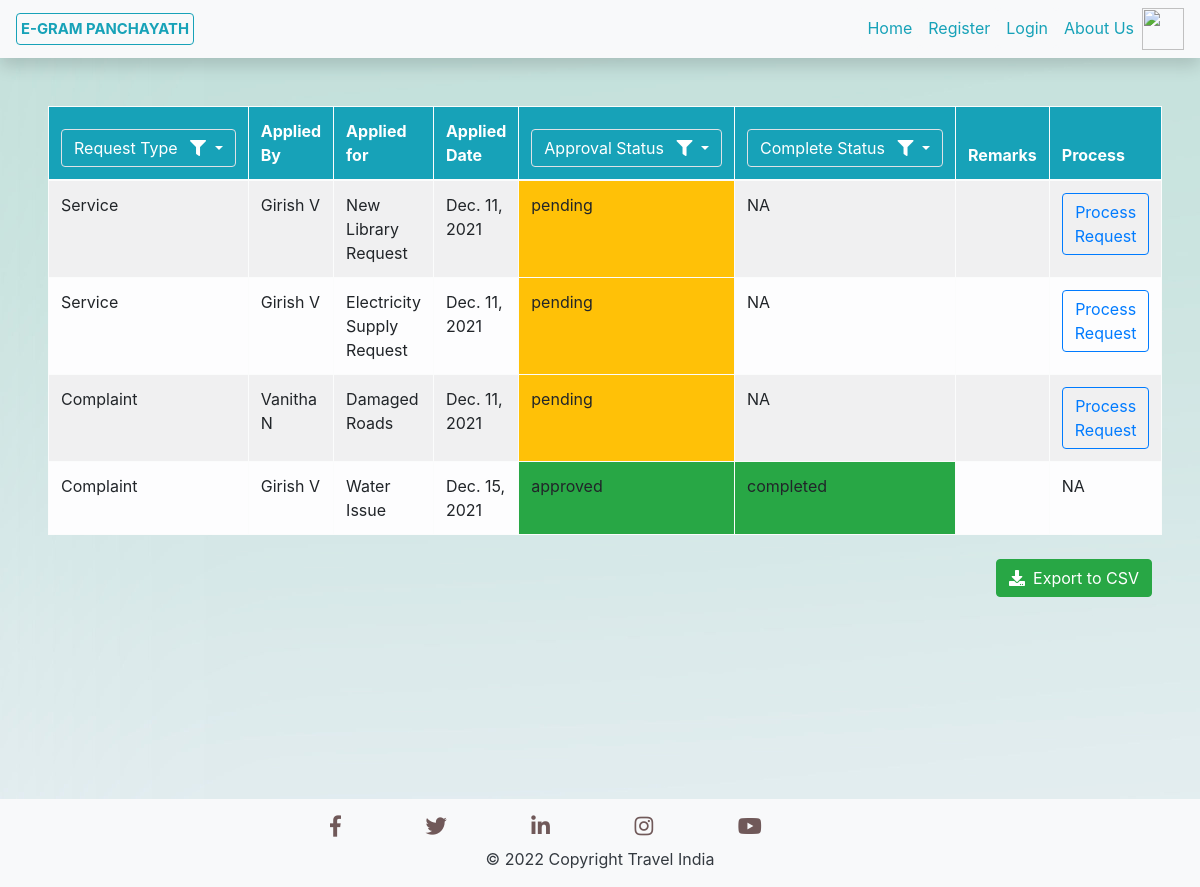
Before: /Received_Requests/ with the older database file.
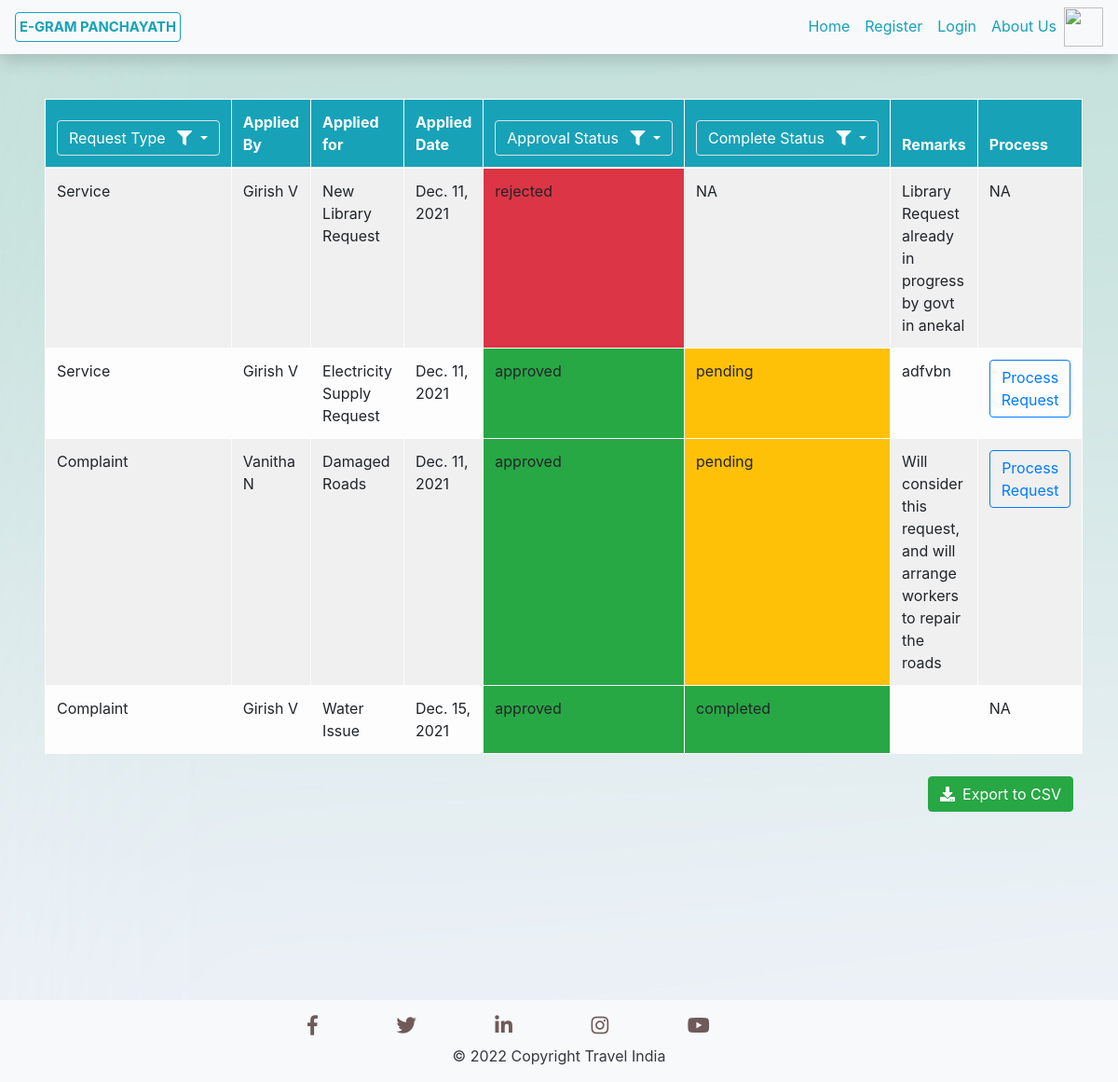
After: the same page with the newer database file.
### Services/models.py (models this page shows, shortened)
class Services(models.Model):
    Serv_Type = models.CharField(max_length=20)
    Serv_Name = models.CharField(max_length=50)
    Serv_Description = models.TextField()
    Serv_Applied_Date = models.DateTimeField(default=timezone.now)
    Serv_Applied_By = models.ForeignKey(User, on_delete=models.CASCADE)
    Serv_Req_Image = models.ImageField(default='default_image.png', upload_to='Serv_Comp_pics/')
    Serv_State = models.CharField(max_length=100, default=None)
    Serv_City = models.CharField(max_length=100, default=None)
    Serv_Location = models.CharField(default=None,max_length=300, null=True, blank=True)
    Serv_Approval_Status = models.CharField(max_length=20)
    Serv_Remarks = models.TextField(default=None,null=True, blank=True)
    Serv_Estimated_Completion_Date = models.DateField(default=None, null=True, blank=True)
    Serv_Completion_Status = models.CharField(max_length=20,null=True, blank=True)
    Serv_Comp_Image = models.ImageField(default='default_image.png', upload_to='Serv_Comp_pics/', blank=True)
    Serv_Doc_Name = models.CharField(max_length=100, null=True)
    Serv_Doc_Proof = models.FileField(upload_to='Files/')

### Services/views.py (the view)
# urls.py: path('Received_Requests/', ReceivedRequests.as_view(), name='ReqReceived'),
class ReceivedRequests(ListView):
    model = Services
    template_name = "Services/RequestsReceived.html"
    context_object_name = 'requests'
    paginate_by = 5
    def get_queryset(self):
        req = Services.objects.all()
        def ExecQuery(req, Serv):
            key = list(Serv.keys())[0]
            if key=='Serv_Type':
                req = req.filter(Serv_Type=Serv[key])
            if key=='Serv_Approval_Status':
                req = req.filter(Serv_Approval_Status=Serv[key])
            if key=='Serv_Completion_Status':
                req = req.filter(Serv_Completion_Status=Serv[key])
            return req
        if self.request.GET.get('idServType'):
            req = ExecQuery(req, {'Serv_Type':self.request.GET.get('idServType')})
        if self.request.GET.get('idAppStatus'):
            req = ExecQuery(req, {'Serv_Approval_Status':self.request.GET.get('idAppStatus')})
        if self.request.GET.get('idCompStatus'):
            req = ExecQuery(req, {'Serv_Completion_Status':self.request.GET.get('idCompStatus')})
        return req

### Services/templates/Services/RequestsReceived.html (shortened to what this page needs)
{% extends 'Services/Base.html' %}
{% block content %}
<div class="p-5">
    <form method="get" action="#">
    <table class="rounded table table-hover table-bordered table-striped table-light">
        <thead class="bg-info text-white">
            <tr>
                <th scope="col">
                    <div class="dropdown">
                        <button class="btn btn-info border dropdown-toggle" data-toggle="dropdown">
                          Request Type <i class="fas fa-filter ml-2"></i>
                        </button>
                      </div>
                </th>
                <th scope="col">Applied By</th>
                <th scope="col">Applied for</th>
                <th scope="col">Applied Date</th>
                <th scope="col">
                    <div class="dropdown">
                        <button class="btn btn-info border dropdown-toggle" type="button" id="dropdownMenuButton" data-toggle="dropdown" aria-haspopup="true" aria-expanded="false">
                          Approval Status <i class="fas fa-filter ml-2"></i>
                        </button>
                      </div>
                </th>
                <th scope="col">
                    <div class="dropdown">
                        <button class="btn btn-info border dropdown-toggle" type="button" id="dropdownMenuButton" data-toggle="dropdown" aria-haspopup="true" aria-expanded="false">
                          Complete Status <i class="fas fa-filter ml-2"></i>
                        </button>
                      </div>
                </th>
                <th scope="col">Remarks</th>
                <th scope="col">Process</th>
            </tr>
        </thead>
        <tbody>
        {% for request in requests %}
        <tr>
            <td> {{ request.Serv_Type }} </td>
            <td>{{ request.Serv_Applied_By.first_name }} {{ request.Serv_Applied_By.last_name }}</td>
            <td>{{ request.Serv_Name }}</td>
            <td>{{ request.Serv_Applied_Date.date }}</td>
            {% if request.Serv_Approval_Status == 'pending' %}
                <td class="bg-warning">{{ request.Serv_Approval_Status }}</td>
            {% elif request.Serv_Approval_Status == 'approved' %}
                <td class="bg-success">{{ request.Serv_Approval_Status }}</td>
            {% elif request.Serv_Approval_Status == 'rejected' %}
                <td class="bg-danger">{{ request.Serv_Approval_Status }}</td>
            {% endif %}
            {% if request.Serv_Completion_Status == 'pending' %}
                <td class="bg-warning">{{ request.Serv_Completion_Status }}</td>
            {% elif request.Serv_Completion_Status == 'completed' %}
                <td class="bg-success">{{ request.Serv_Completion_Status }}</td>
            {% elif request.Serv_Completion_Status == 'rejected' %}
                <td class="bg-danger">{{ request.Serv_Completion_Status }}</td>
            {% else %}
                <td class="">{{ request.Serv_Completion_Status }}</td>
            {% endif %}
            <td>{{ request.Serv_Remarks }}</td>
            <td>
                {% if request.Serv_Approval_Status == 'pending' or request.Serv_Completion_Status == 'pending' %}
                <a class="btn btn-outline-primary" href="{% url 'ProcessRequestURL' request.id %}">Process Request</a>
                {% else %}
                    NA
                {% endif %}
            </td>
        </tr>
        {% empty %}
        <tr>
            <td align="center" colspan="7" >No Entries</td>
        </tr>
        {% endfor %}
        </tbody>
        </table>
    </form>
    <a href="{% url 'export-service-requets-csv' %}" class="btn btn-success float-right mt-2"><span class="fas fa-download mr-2"></span>Export to CSV</a>
</div>
{% endblock content %}

Changed rows visible on the page:
changed Services "New Library Request": Serv_Remarks (not shown) → "Library Request already in progress by govt in anekal"; Serv_Approval_Status "pending" → "rejected"; Serv_Approval_Status "Process Request" → "NA"
changed Services "Electricity Supply Request": Serv_Remarks (not shown) → "adfvbn"; Serv_Approval_Status "pending" → "approved"; Serv_Completion_Status "NA" → "pending"
changed Services "Damaged Roads": Serv_Remarks (not shown) → "Will consider this request, and will arrange workers to repair the roads"; Serv_Approval_Status "pending" → "approved"; Serv_Completion_Status "NA" → "pending"
